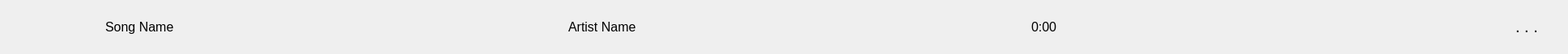
<?xml version="1.0" encoding="UTF-8"?>
<ui version="4.0">
 <class>TrackItem</class>
 <widget class="QWidget" name="TrackItem">
  <property name="geometry">
   <rect>
    <x>0</x>
    <y>0</y>
    <width>1937</width>
    <height>67</height>
   </rect>
  </property>
  <property name="font">
   <font>
    <pointsize>12</pointsize>
   </font>
  </property>
  <property name="windowTitle">
   <string>Form</string>
  </property>
  <layout class="QHBoxLayout" name="horizontalLayout" stretch="1,5,5,5,0">
   <item>
    <widget class="QLabel" name="playImage">
     <property name="text">
      <string/>
     </property>
    </widget>
   </item>
   <item>
    <widget class="QLabel" name="trackName">
     <property name="text">
      <string>Song Name</string>
     </property>
    </widget>
   </item>
   <item>
    <widget class="QLabel" name="artistName">
     <property name="text">
      <string>Artist Name</string>
     </property>
    </widget>
   </item>
   <item>
    <widget class="QLabel" name="time">
     <property name="text">
      <string>0:00</string>
     </property>
    </widget>
   </item>
   <item>
    <widget class="QPushButton" name="pushButton">
     <property name="font">
      <font>
       <pointsize>15</pointsize>
      </font>
     </property>
     <property name="text">
      <string>. . .</string>
     </property>
     <property name="flat">
      <bool>true</bool>
     </property>
    </widget>
   </item>
  </layout>
 </widget>
 <resources/>
 <connections/>
</ui>
